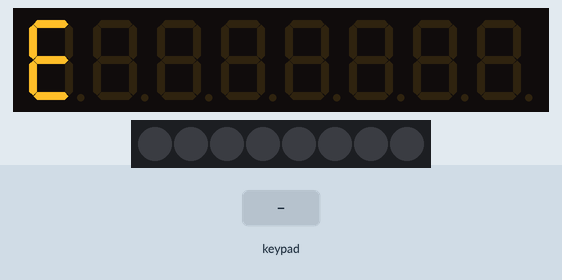
Bench run of a sketch on a simulated Arduino Uno, built with avr-gcc and run on an emulated ATmega328P. On the bench: 8-digit seven-segment display, 8 RGB LEDs in strip order, left to right. The test bench sets the inputs (shaded band). What the sketch prints to the serial monitor is not drawn.

Above: at 2.76 s.
4.1 s: key '1' pressed
At 4.11 s:
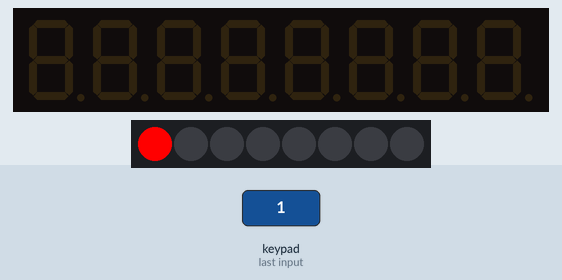
At 4.46 s:
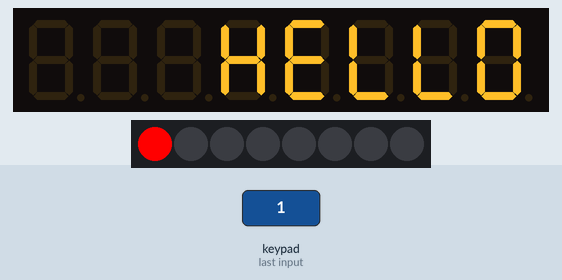
5.8 s: key '5' pressed
At 5.8 s:
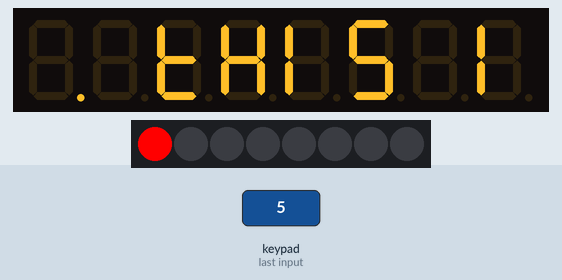
7.7 s: key '4' pressed
9.4 s: key '3' pressed
11.1 s: keypad keys 2 5 pressed 0.4 s apart
14.5 s: keypad keys 1 2 pressed 0.4 s apart
At 16.59 s:
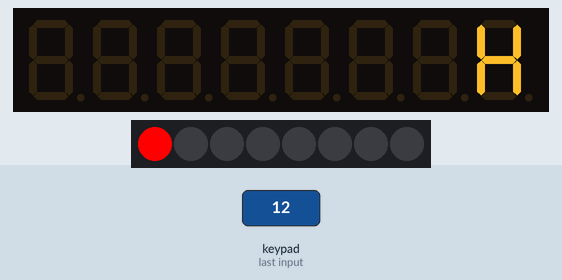
Timing chart, 0 to 17.8 s (numbered marks = the images above; inputs shaded):
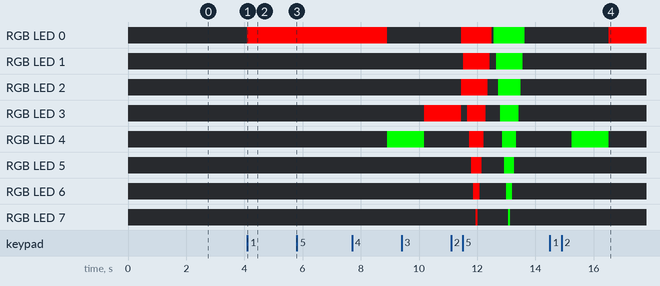

Measured:
- after the input at 4.1 s, RGB LED 0: off → RGB(255, 0, 0) at once

The sketch:

demos.ino
```cpp
// (licence header left out)
#include <TM1638.h>

// define a module on data pin 8, clock pin 9 and strobe pin 7
TM1638 module(8, 9, 7);
int delayTime = 70;

void setup() {
  Serial.begin(19200);
  // display a hexadecimal number and set the left 4 dots
  Serial.println("Setup complete");
  module.setDisplayToString("        ");
  Marquee("PLEASE PRESS A BUTTON TO CONTINUE");

}

void loop() {
  byte keys = module.getButtons();


  // light the first 4 red LEDs and the last 4 green LEDs as the buttons are pressed
  module.setLEDs(((keys & 0xF0) << 8) | (keys & 0xF));

  if ( (int)keys == 1)
    Marquee("HELLO HELLO HELLO. THIS IS A TEST. PLEASE DEPOSIT LULZ HERE ");
  if ( (int)keys == 2)
    Count(1500);
  if ( (int)keys == 4)
    LightLeds();
  if ( (int)keys > 4)
    Marquee("PRESS 1-3 ");
}

void LightLeds()
{
  for ( int i = 0; i < 8 ; i++ )
  {
   module.setLED(TM1638_COLOR_RED, i);
   delay(delayTime);
  }

  for ( int i = 7; i > -1 ; i-- )
  {
     module.setLED(TM1638_COLOR_NONE, i);
     delay(delayTime);
  }

  for ( int i = 0; i < 8 ; i++ )
 {
   module.setLED(TM1638_COLOR_GREEN, i);
   delay(delayTime);
 }

  for ( int i = 7; i > -1 ; i-- )
  {
     module.setLED(TM1638_COLOR_NONE, i);
     delay(delayTime);
  }
}

void Count(int value)
{
  for( int i = 0; i <= value; i++)
  {
      module.setDisplayToDecNumber(i,0);
  }

  module.clearDisplay();
}
void Marquee(String text)
{
   int strLen = text.length();
   int j = 8;
   String marquee = "";

   for ( int i = 0; i < strLen + 8; i++ )
   {
       if ( strLen > i )
         marquee += text.substring(constrain(i,0,strLen),constrain(i+1,0,strLen));

       if ( strLen <= i ||  marquee.length() >= 9)
       {
           marquee = marquee.substring(1,marquee.length());
           if ( strLen <= i  )
               marquee += " ";
       }

      module.setDisplayToString(marquee,0,j);

      if (j > 0 )
            j--;


      delay(delayTime);
   }

    module.clearDisplay();
}
```
